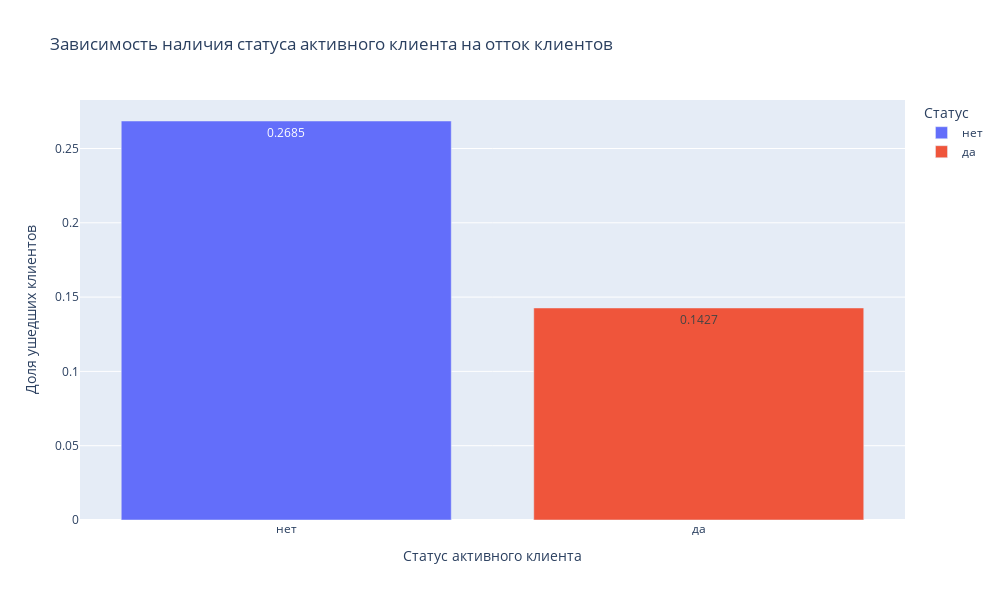

Notebook code for this chart:
### Markdown cell above
<center>Задание 9.8 Зависимость наличия статуса активного клиента на отток клиентов</center>

### Code cell
churn_group_1 = churn_data.copy() # создание копии данных

bar_data = churn_group_1.groupby(
    by='IsActiveMember',
    as_index=False
)[['Exited']].mean()

bar_data['IsActiveMember'] = bar_data['IsActiveMember'].apply(lambda x: 'да' if x==1 else 'нет')

bar_data['ExitedStr'] = bar_data['Exited'].map('{:,.4f}'.format)

#построение графика
labels = ['нет','да'] # категории
fig = px.bar(
     data_frame=bar_data, #датафрейм
     x='IsActiveMember', #ось x
     y="Exited", #ось y
     color='IsActiveMember', #расцветка в зависимости от количества
     text = 'ExitedStr', #текст на столбцах
     orientation='v', #ориентация графика
     height=600, #высота
     width=1000, #ширина
     title='Зависимость наличия статуса активного клиента на отток клиентов' #заголовок
)
fig.update_layout(xaxis_title='Статус активного клиента',
                  yaxis_title='Доля ушедших клиентов',
                  legend_title_text='Статус'
                )
# вывод графика
fig.show()

### Figure 1 — Plotly figure (JSON) as saved in the notebook; plotly's stock layout.template omitted (floating-point values rounded to 4 significant figures)
{"data": [{"alignmentgroup": "True", "hovertemplate": "IsActiveMember=%{x}<br>Exited=%{y}<br>ExitedStr=%{text}<extra></extra>", "legendgroup": "нет", "marker": {"color": "#636efa", "pattern": {"shape": ""}}, "name": "нет", "offsetgroup": "нет", "orientation": "v", "showlegend": true, "text": ["0.2685"], "textposition": "auto", "type": "bar", "x": ["нет"], "xaxis": "x", "y": [0.2685], "yaxis": "y"}, {"alignmentgroup": "True", "hovertemplate": "IsActiveMember=%{x}<br>Exited=%{y}<br>ExitedStr=%{text}<extra></extra>", "legendgroup": "да", "marker": {"color": "#EF553B", "pattern": {"shape": ""}}, "name": "да", "offsetgroup": "да", "orientation": "v", "showlegend": true, "text": ["0.1427"], "textposition": "auto", "type": "bar", "x": ["да"], "xaxis": "x", "y": [0.1427], "yaxis": "y"}], "layout": {"barmode": "relative", "height": 600, "legend": {"title": {"text": "Статус"}, "tracegroupgap": 0}, "title": {"text": "Зависимость наличия статуса активного клиента на отток клиентов"}, "width": 1000, "xaxis": {"anchor": "y", "categoryarray": ["нет", "да"], "categoryorder": "array", "domain": [0, 1], "title": {"text": "Статус активного клиента"}}, "yaxis": {"anchor": "x", "domain": [0, 1], "title": {"text": "Доля ушедших клиентов"}}}}
